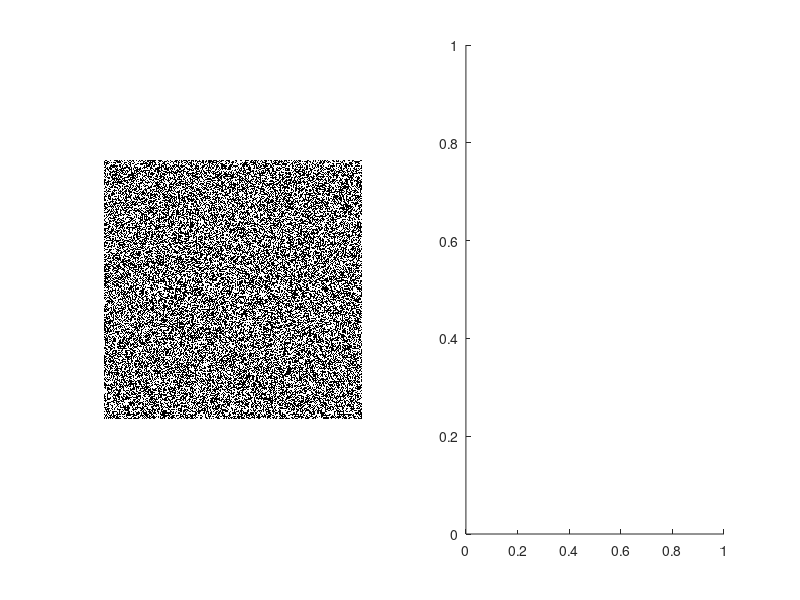

Write the MATLAB code that produced this figure. (Note: this script raises an error after producing the figure.)
function myEntropy_test()
% I = imread('..\data\shannon.jpg');
% I = imread('..\data\1_1.bmp');
% I = imread('..\data\Fig0801(b).tif');
I = 255*double(rand(256,256)>0.5);
close all
figure(1),
subplot(1,2,1),imshow(I)
subplot(1,2,2),
hist1 = histogram(I(:),0:256);
xlim([-1 256])
entropy1 = myEntropy(hist1.Values/sum(hist1.Values))
